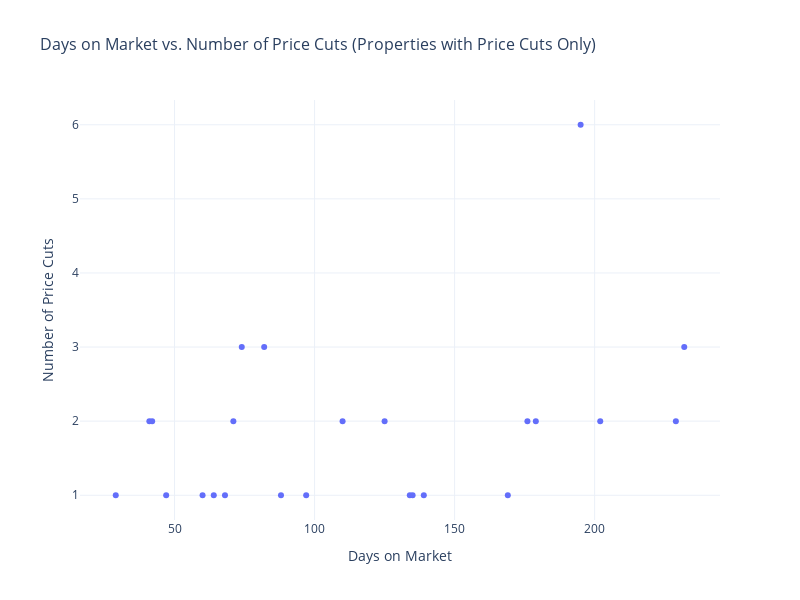

The notebook cell this image was saved under:
### Code cell
import plotly.express as px
import plotly.graph_objects as go

# First, let's combine the days on market with price changes data
scatter_plot_data = (all_events_for_properties_of_interest
    .pipe(lambda df: 
        # Get days on market data
        df.query('event_event_name in ["LISTED_SALE", "RELISTED", "PRICE_CHANGE", "SOLD"]')
        .sort_values(['parcl_property_id', 'event_event_date'])
        .assign(
            has_sold = lambda x: x.groupby('parcl_property_id')['event_event_name'].transform(lambda y: 'SOLD' in y.values),
            is_first_event = lambda x: x.groupby('parcl_property_id').cumcount() == 0,
            normalized_event_name = lambda x: np.where(
                (x['has_sold']) & 
                (x['is_first_event']) & 
                (x['event_event_name'].isin(['RELISTED', 'PRICE_CHANGE'])),
                'LISTED_SALE',
                x['event_event_name']
            )
        )
        .query('normalized_event_name in ["LISTED_SALE", "SOLD"]')
        .groupby(['parcl_property_id', 'normalized_event_name'])['event_event_date'].first()
        .unstack('normalized_event_name')
        .dropna()
        .assign(days_on_market = lambda x: (x['SOLD'] - x['LISTED_SALE']).dt.days)
        .query('days_on_market >= 0')
        .reset_index()
    )
    .merge(
        # Get price changes count
        all_events_for_properties_of_interest
        .groupby('parcl_property_id')['event_event_name']
        .apply(lambda x: (x == 'PRICE_CHANGE').sum())
        .reset_index(name='price_cuts'),
        on='parcl_property_id'
    )
    .query('price_cuts > 0')  # Exclude properties with 0 price cuts
    .merge(
        # Get property address and combine fields
        all_events_for_properties_of_interest[['parcl_property_id', 'property_metadata_address1', 'property_metadata_address2', 'property_metadata_city']]
        .drop_duplicates()
        .assign(
            full_address = lambda x: (
                x['property_metadata_address1'].fillna('').astype(str) + ' ' +
                x['property_metadata_address2'].fillna('').astype(str) + ', ' +
                x['property_metadata_city'].fillna('').astype(str)
            ).str.replace(r'\s+', ' ', regex=True).str.strip().str.rstrip(',')
        ),
        on='parcl_property_id'
    )
    .assign(
        hover_text = lambda x: x['full_address'] + '<br>' + 
                              'Days on Market: ' + x['days_on_market'].astype(str) + '<br>' +
                              'Price Cuts: ' + x['price_cuts'].astype(str)
    )
)

# Create the scatter plot
fig = px.scatter(
    scatter_plot_data,
    x='days_on_market',
    y='price_cuts',
    hover_data={'full_address': True, 'parcl_property_id': True},
    title='Days on Market vs. Number of Price Cuts (Properties with Price Cuts Only)',
    labels={
        'days_on_market': 'Days on Market',
        'price_cuts': 'Number of Price Cuts'
    },
    template='plotly_white'
)

# Customize the hover template
fig.update_traces(
    hovertemplate='<b>%{customdata[0]}</b><br>' +
                  'Days on Market: %{x}<br>' +
                  'Price Cuts: %{y}<br>' +
                  'Property ID: %{customdata[1]}<extra></extra>',
    customdata=scatter_plot_data[['full_address', 'parcl_property_id']].values
)

# Update layout for better appearance
fig.update_layout(
    width=800,
    height=600,
    title_font_size=16,
    xaxis_title_font_size=14,
    yaxis_title_font_size=14
)

# Show the plot
fig.show()

# Print summary statistics for context
print("=== SCATTER PLOT DATA SUMMARY (Properties with Price Cuts Only) ===")
print(f"Total properties plotted: {len(scatter_plot_data)}")
print(f"Average days on market: {scatter_plot_data['days_on_market'].mean():.1f}")
print(f"Average price cuts: {scatter_plot_data['price_cuts'].mean():.1f}")
print(f"Max days on market: {scatter_plot_data['days_on_market'].max()}")
print(f"Max price cuts: {scatter_plot_data['price_cuts'].max()}")
print(f"Min price cuts: {scatter_plot_data['price_cuts'].min()}")  # Should be 1 now

### Figure 1 — Plotly figure (JSON) as saved in the notebook; plotly's stock layout.template omitted (floating-point values rounded to 4 significant figures)
{"data": [{"customdata": [["5514 LONG CREEK LN , HOUSTON", 75577853], ["4310 HARTSVILLE RD , HOUSTON", 76468961], ["6327 LUDINGTON DR , HOUSTON", 79456747], ["10307 RIPPLING FIELDS DR , HOUSTON", 81163110], ["4706 ELMBROOK DR , SPRING", 83049510], ["209 W 3RD ST , DEER PARK", 91835509], ["2009 SUNSET CT N , LEAGUE CITY", 92917625], ["4412 W CYPRESS VILLAS DR , SPRING", 111016397], ["12851 CHAMBERLAIN DR , HOUSTON", 111123650], ["12047 JILLIAN CROSSING DR , HOUSTON", 115108461], ["9846 SAGEROYAL LN , HOUSTON", 117683445], ["9023 ROLLING RAPIDS RD , HUMBLE", 117959486], ["16802 ATASCOCITA BEND DR , HUMBLE", 139105424], ["526 BAYWOOD ST , SHOREACRES", 141169519], ["14934 HIDALGO VALLEY LN , HOUSTON", 141481386], ["14611 S HEARTHSTONE GREEN DR , HOUSTON", 151028122], ["11727 BOLLINGER PARK CT , HOUSTON", 157207143], ["3627 WINTERGREEN DR , HUMBLE", 164738636], ["160 CAMELOT PLACE CT , CONROE", 164977636], ["12630 WARRENWOOD DR , HOUSTON", 165534398], ["15127 HILLSIDE PARK WAY , CYPRESS", 169874854], ["11123 HIDDEN BEND DR , HOUSTON", 178250927], ["9214 MIRAWOOD ST , HOUSTON", 180077131], ["1202 14TH AVE N , TEXAS CITY", 181741008]], "hovertemplate": "<b>%{customdata[0]}</b><br>Days on Market: %{x}<br>Price Cuts: %{y}<br>Property ID: %{customdata[1]}<extra></extra>", "legendgroup": "", "marker": {"color": "#636efa", "symbol": "circle"}, "mode": "markers", "name": "", "orientation": "v", "showlegend": false, "type": "scatter", "x": [74, 41, 229, 202, 176, 179, 125, 139, 71, 134, 195, 135, 97, 88, 82, 42, 64, 47, 29, 110, 68, 169, 232, 60], "xaxis": "x", "y": [3, 2, 2, 2, 2, 2, 2, 1, 2, 1, 6, 1, 1, 1, 3, 2, 1, 1, 1, 2, 1, 1, 3, 1], "yaxis": "y"}], "layout": {"height": 600, "legend": {"tracegroupgap": 0}, "title": {"font": {"size": 16}, "text": "Days on Market vs. Number of Price Cuts (Properties with Price Cuts Only)"}, "width": 800, "xaxis": {"anchor": "y", "domain": [0, 1], "title": {"font": {"size": 14}, "text": "Days on Market"}}, "yaxis": {"anchor": "x", "domain": [0, 1], "title": {"font": {"size": 14}, "text": "Number of Price Cuts"}}}}
